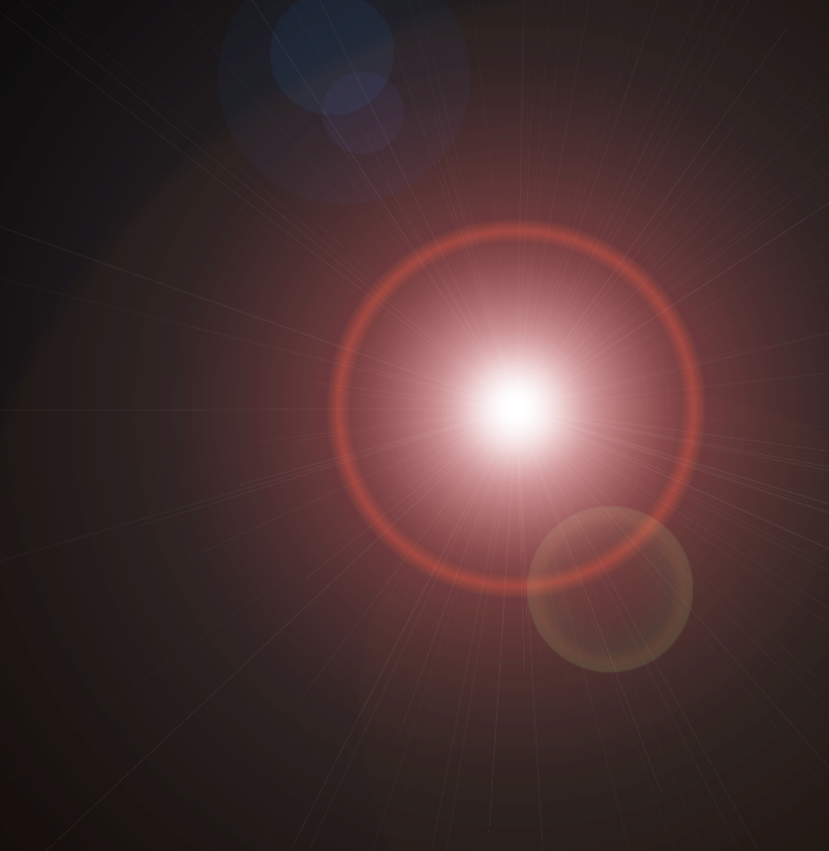
#> input picture effects/flare.png, 829 x 851 px, shrunk from 3061 x 3139 before the run
$ python -i glowing_highlights.py   (imports and definitions only)
#> lines starting #> are read from the running program, lines starting #| are printed output that depends on the picture; after the words box and inside, x2 and y2 are one past the last pixel; in counts of white or black regions, pixels touching at a corner belong together
#> further down, picture is the input picture: shape (851, 829, 3); mean B, G, R 48.2, 48.1, 72
import cv2
import numpy as np

def apply_glowing_highlights(image, glow_intensity=0.5):
    """Enhances bright areas in the image to create a glowing effect."""
#> called with glow_intensity = 0.5

    # Convert to grayscale
    gray = cv2.cvtColor(image, cv2.COLOR_BGR2GRAY)
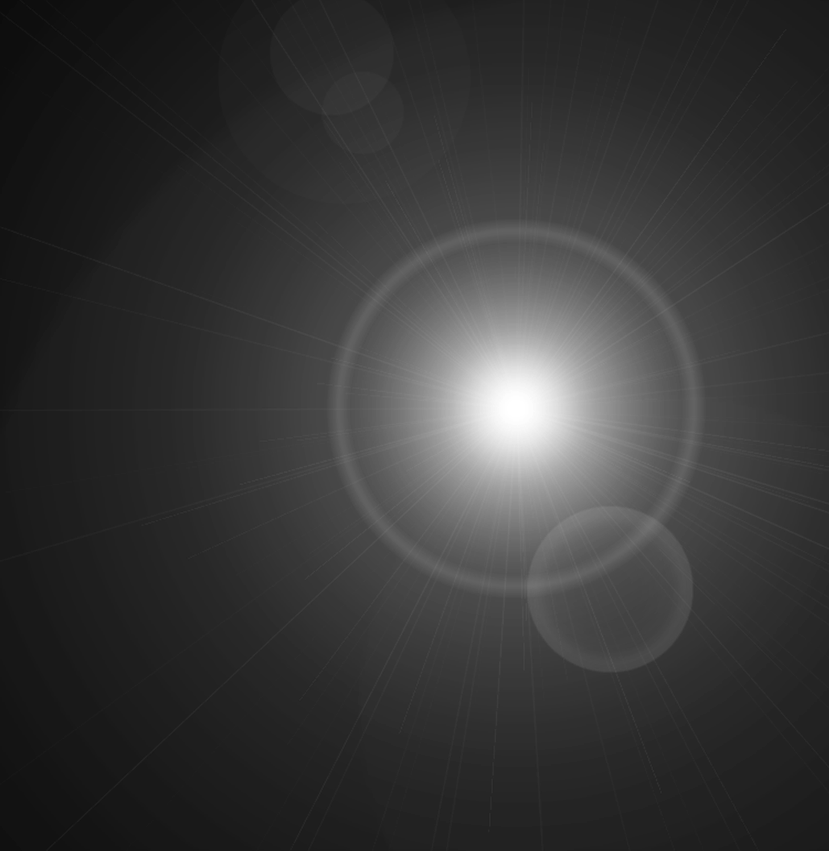
#> gray: shape (851, 829); min 12, max 255, mean 55.3

    # Threshold to detect bright areas
    _, highlight_mask = cv2.threshold(gray, 200, 255, cv2.THRESH_BINARY)
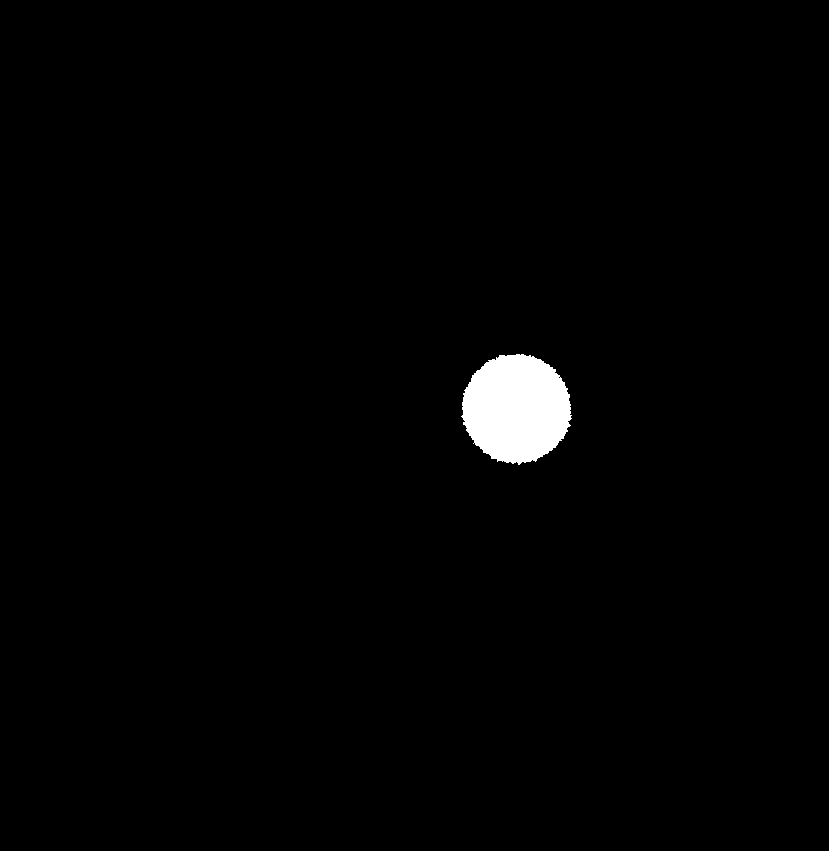
#> highlight_mask: shape (851, 829); 1.3% white; 1 white region, box (x1, y1, x2, y2) and area: (461, 354, 572, 465) 9333

    # Convert mask to 3 channels
    highlight_mask = cv2.cvtColor(highlight_mask, cv2.COLOR_GRAY2BGR)

    # Blur the bright areas to create a glow effect
    blurred = cv2.GaussianBlur(image, (15, 15), 10)

    # Blend the glowing highlights with the original image
    result = cv2.addWeighted(image, 1, blurred, glow_intensity, 0)
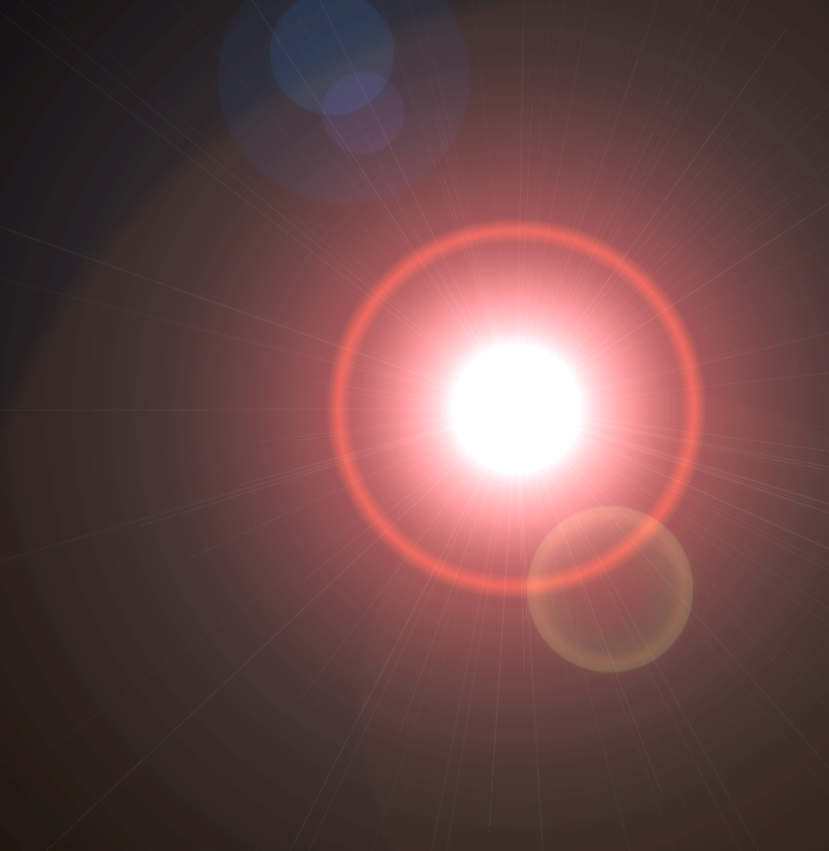
#> result: shape (851, 829, 3); mean B, G, R 71.2, 71.2, 104.9

    return result

>>> import cv2
>>> picture = cv2.imread('flare.png')
>>> result = apply_glowing_highlights(picture)
